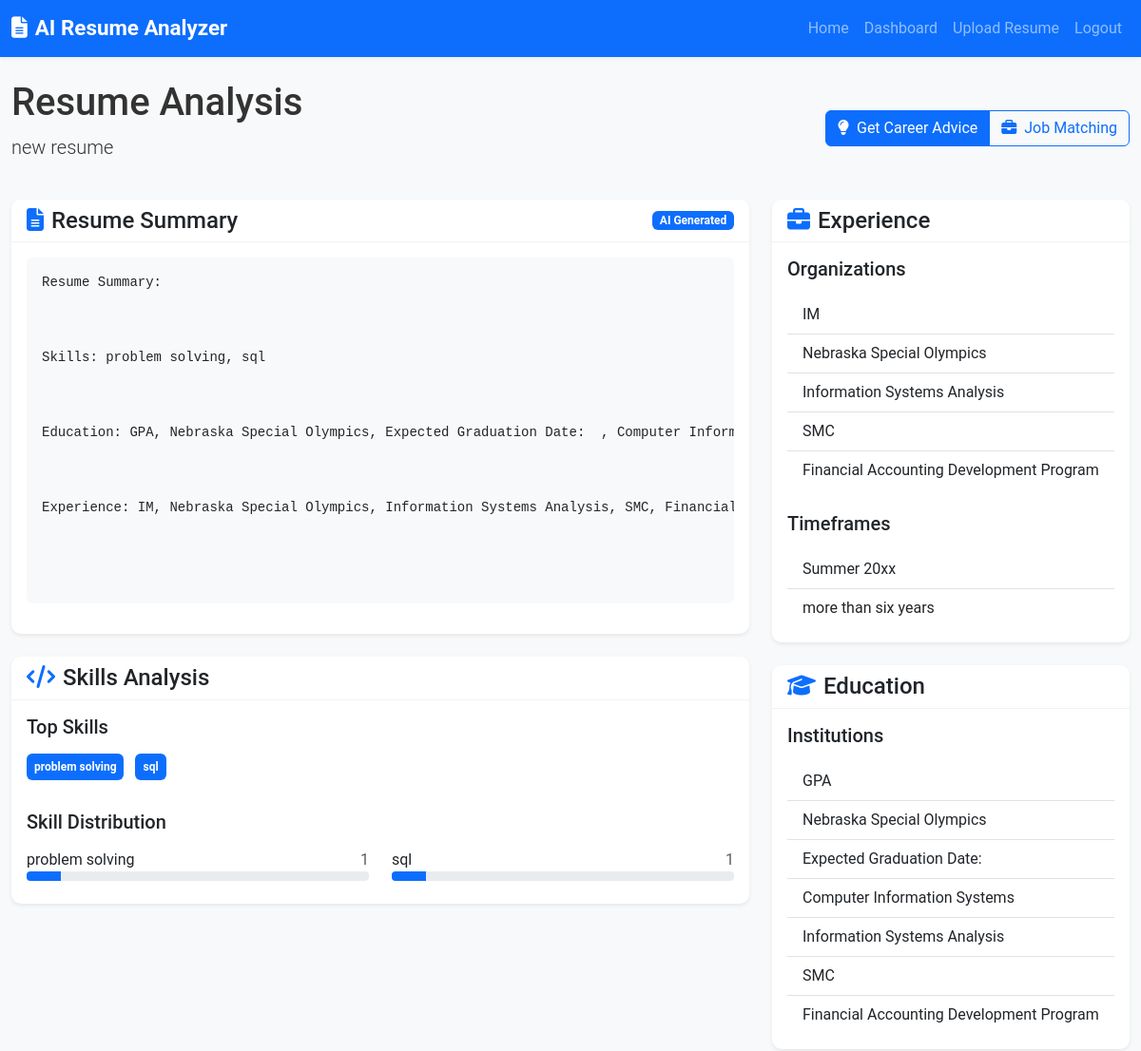
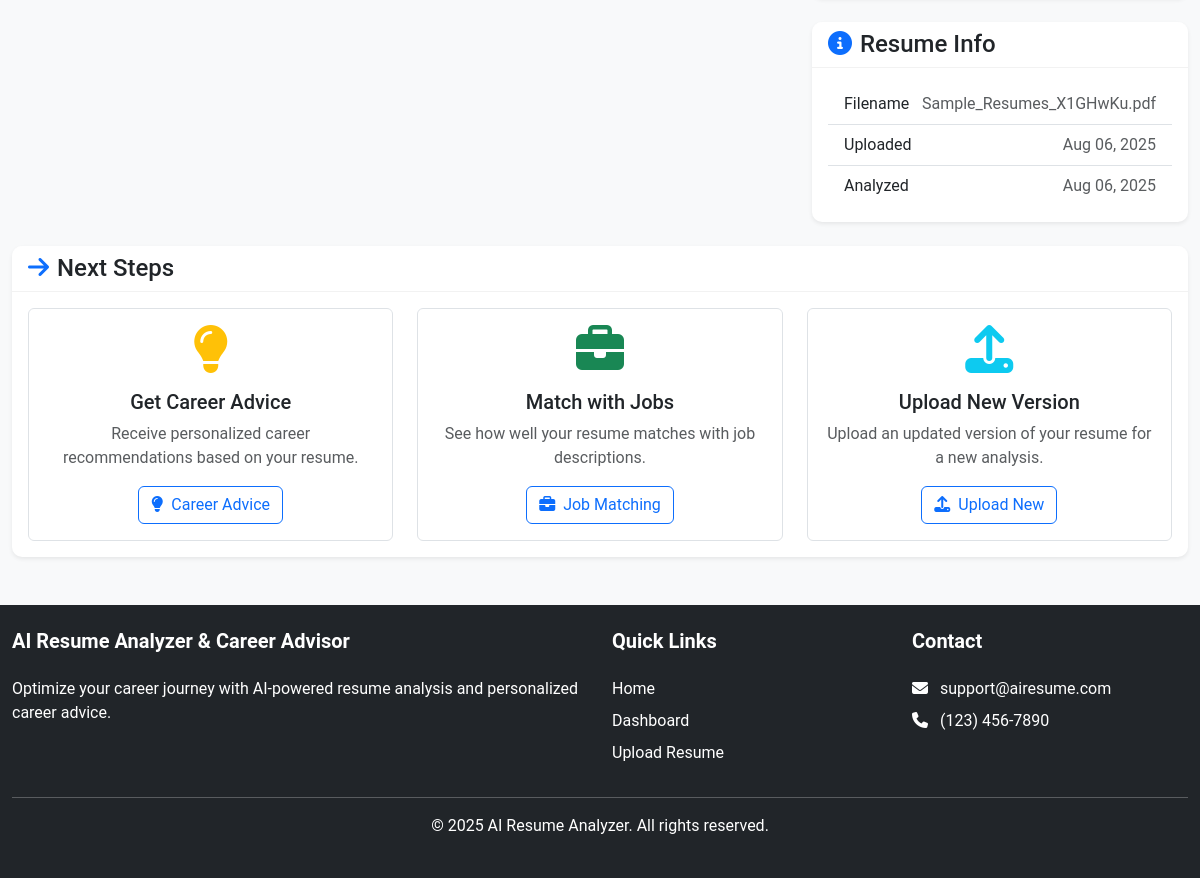
/analyze/2/ (signed in), run on the app's committed database (2 pictures, top to bottom).
### resume_app/models.py (models this page shows, shortened)
class Resume(models.Model):
    user = models.ForeignKey(User, on_delete=models.CASCADE, related_name='resumes')
    title = models.CharField(max_length=255)
    file = models.FileField(upload_to=resume_upload_path)
    uploaded_at = models.DateTimeField(auto_now_add=True)
    def filename(self):
        return os.path.basename(self.file.name)

class ResumeAnalysis(models.Model):
    resume = models.OneToOneField(Resume, on_delete=models.CASCADE, related_name='analysis')
    skills = models.JSONField(default=dict)
    experience = models.JSONField(default=dict)
    education = models.JSONField(default=dict)
    summary = models.TextField(blank=True, null=True)
    analyzed_at = models.DateTimeField(auto_now_add=True)

### resume_app/views.py (the view)
# urls.py: path('analyze/<int:resume_id>/', views.analyze_resume, name='analyze_resume'),
@login_required
def analyze_resume(request, resume_id):
    resume = get_object_or_404(Resume, id=resume_id, user=request.user)
    try:
        analysis = resume.analysis
        return render(request, 'resume_app/analysis_results.html', {
            'resume': resume,
            'analysis': analysis
        })
    except ResumeAnalysis.DoesNotExist:
        try:
            file_path = resume.file.path
            parser = ResumeParser()
            analysis_results = parser.parse_resume(file_path)
            analysis = ResumeAnalysis.objects.create(
                resume=resume,
                skills=analysis_results['skills'],
                education=analysis_results['education'],
                experience=analysis_results['experience'],
                summary=analysis_results['summary']
            )
            messages.success(request, 'Resume analyzed successfully!')
            return render(request, 'resume_app/analysis_results.html', {
                'resume': resume,
                'analysis': analysis
            })
        except Exception as e:
            messages.error(request, f'Error analyzing resume: {str(e)}')
            return redirect('resume_app:upload_resume')

### resume_app/templates/resume_app/analysis_results.html (shortened to what this page needs)
{% extends 'resume_app/base.html' %}
{% block content %}
<div class="row mb-4">
    <div class="col-md-8">
        <h1 class="mb-2">Resume Analysis</h1>
        <p class="lead">{{ resume.title }}</p>
    </div>
    <div class="col-md-4 text-md-end d-flex align-items-center justify-content-md-end">
        <div class="btn-group">
            <a href="{% url 'resume_app:career_advice' resume.id %}" class="btn btn-primary">
                <i class="fas fa-lightbulb me-2"></i>Get Career Advice
            </a>
            <a href="{% url 'resume_app:job_match' resume.id %}" class="btn btn-outline-primary">
                <i class="fas fa-briefcase me-2"></i>Job Matching
            </a>
        </div>
    </div>
</div>
<div class="row">
    <div class="col-lg-8">
        <div class="card shadow-sm mb-4">
            <div class="card-header bg-white d-flex justify-content-between align-items-center">
                <h4 class="mb-0"><i class="fas fa-file-alt text-primary me-2"></i>Resume Summary</h4>
                <span class="badge bg-primary">AI Generated</span>
            </div>
            <div class="card-body">
                <pre class="bg-light p-3 rounded">{{ analysis.summary|linebreaks }}</pre>
            </div>
        </div>
        <div class="card shadow-sm mb-4">
            <div class="card-header bg-white">
                <h4 class="mb-0"><i class="fas fa-code text-primary me-2"></i>Skills Analysis</h4>
            </div>
            <div class="card-body">
                <h5 class="mb-3">Top Skills</h5>
                <div class="mb-4">
                    {% for skill in analysis.skills.top_skills %}
                    <span class="badge bg-primary me-2 mb-2 p-2">{{ skill }}</span>
                    {% empty %}
                    <p class="text-muted">No skills detected. Consider adding more specific skills to your resume.</p>
                    {% endfor %}
                </div>
                <h5 class="mb-3">Skill Distribution</h5>
                <div class="row">
                    {% for skill, count in analysis.skills.skill_counts.items %}
                    <div class="col-md-6 mb-2">
                        <div class="d-flex justify-content-between">
                            <span>{{ skill }}</span>
                            <span class="text-muted">{{ count }}</span>
                        </div>
                        <div class="progress" style="height: 10px;">
                            <div class="progress-bar" role="progressbar" style="width: {{ count }}0%;" aria-valuenow="{{ count }}" aria-valuemin="0" aria-valuemax="10"></div>
                        </div>
                    </div>
                    {% empty %}
                    <div class="col-12">
                        <p class="text-muted">No skill distribution data available.</p>
                    </div>
                    {% endfor %}
                </div>
            </div>
        </div>
    </div>
    <div class="col-lg-4">
        <div class="card shadow-sm mb-4">
            <div class="card-header bg-white">
                <h4 class="mb-0"><i class="fas fa-briefcase text-primary me-2"></i>Experience</h4>
            </div>
            <div class="card-body">
                {% if analysis.experience.organizations %}
                <h5 class="mb-3">Organizations</h5>
                <ul class="list-group list-group-flush mb-4">
                    {% for org in analysis.experience.organizations %}
                    <li class="list-group-item">{{ org }}</li>
                    {% endfor %}
                </ul>
                {% endif %}
                {% if analysis.experience.dates %}
                <h5 class="mb-3">Timeframes</h5>
                <ul class="list-group list-group-flush">
                    {% for date in analysis.experience.dates %}
                    <li class="list-group-item">{{ date }}</li>
                    {% endfor %}
                </ul>
                {% endif %}
            </div>
        </div>
        <div class="card shadow-sm mb-4">
            <div class="card-header bg-white">
                <h4 class="mb-0"><i class="fas fa-graduation-cap text-primary me-2"></i>Education</h4>
            </div>
            <div class="card-body">
                {% if analysis.education.institutions %}
                <h5 class="mb-3">Institutions</h5>
                <ul class="list-group list-group-flush">
                    {% for institution in analysis.education.institutions %}
                    <li class="list-group-item">{{ institution }}</li>
                    {% endfor %}
                </ul>
                {% else %}
                <div class="alert alert-warning">
                    <i class="fas fa-exclamation-triangle me-2"></i>No education information detected. Consider adding your educational background to your resume.
                </div>
                {% endif %}
            </div>
        </div>
        <div class="card shadow-sm">
            <div class="card-header bg-white">
                <h4 class="mb-0"><i class="fas fa-info-circle text-primary me-2"></i>Resume Info</h4>
            </div>
            <div class="card-body">
                <ul class="list-group list-group-flush">
                    <li class="list-group-item d-flex justify-content-between">
                        <span>Filename</span>
                        <span class="text-muted">{{ resume.filename }}</span>
                    </li>
                    <li class="list-group-item d-flex justify-content-between">
                        <span>Uploaded</span>
                        <span class="text-muted">{{ resume.uploaded_at|date:"M d, Y" }}</span>
                    </li>
                    <li class="list-group-item d-flex justify-content-between">
                        <span>Analyzed</span>
                        <span class="text-muted">{{ analysis.analyzed_at|date:"M d, Y" }}</span>
                    </li>
                </ul>
            </div>
        </div>
    </div>
</div>
<div class="row mt-4">
    <div class="col-12">
        <div class="card shadow-sm">
            <div class="card-header bg-white">
                <h4 class="mb-0"><i class="fas fa-arrow-right text-primary me-2"></i>Next Steps</h4>
            </div>
            <div class="card-body">
                <div class="row text-center">
                    <div class="col-md-4 mb-3 mb-md-0">
                        <div class="p-3 border rounded h-100 d-flex flex-column">
                            <div class="mb-3">
                                <i class="fas fa-lightbulb fa-3x text-warning"></i>
                            </div>
                            <h5>Get Career Advice</h5>
                            <p class="text-muted mb-3">Receive personalized career recommendations based on your resume.</p>
                            <div class="mt-auto">
                                <a href="{% url 'resume_app:career_advice' resume.id %}" class="btn btn-outline-primary">
                                    <i class="fas fa-lightbulb me-2"></i>Career Advice
                                </a>
                            </div>
                        </div>
                    </div>
                    <div class="col-md-4 mb-3 mb-md-0">
                        <div class="p-3 border rounded h-100 d-flex flex-column">
                            <div class="mb-3">
                                <i class="fas fa-briefcase fa-3x text-success"></i>
                            </div>
                            <h5>Match with Jobs</h5>
                            <p class="text-muted mb-3">See how well your resume matches with job descriptions.</p>
                            <div class="mt-auto">
                                <a href="{% url 'resume_app:job_match' resume.id %}" class="btn btn-outline-primary">
                                    <i class="fas fa-briefcase me-2"></i>Job Matching
                                </a>
                            </div>
                        </div>
                    </div>
                    <div class="col-md-4">
                        <div class="p-3 border rounded h-100 d-flex flex-column">
                            <div class="mb-3">
                                <i class="fas fa-upload fa-3x text-info"></i>
                            </div>
                            <h5>Upload New Version</h5>
                            <p class="text-muted mb-3">Upload an updated version of your resume for a new analysis.</p>
                            <div class="mt-auto">
                                <a href="{% url 'resume_app:upload_resume' %}" class="btn btn-outline-primary">
                                    <i class="fas fa-upload me-2"></i>Upload New
                                </a>
                            </div>
                        </div>
                    </div>
                </div>
            </div>
        </div>
    </div>
</div>
{% endblock %}

### resume_app/static/css/style.css (style rules this page uses)
body { font-family: 'Roboto', sans-serif; color: #333; background-color: #f8f9fa; }
.card { border: none; border-radius: 10px; overflow: hidden; transition: transform 0.3s ease, box-shadow 0.3s ease; }
.card-header { font-weight: 600; border-bottom: 1px solid rgba(0, 0, 0, 0.05); }
.progress { height: 8px; border-radius: 4px; }

### data on the page
Resume: title "new resume", filename "Sample_Resumes_X1GHwKu.pdf", uploaded_at "Aug 06, 2025"
ResumeAnalysis: summary "Resume Summary: Skills: problem solving, sql Education: GPA, Nebraska Special Olympics, Expected Graduation Date: , Computer Experience: IM, Nebraska Special Olympics, Information Systems Analysis, SMC,…", analyzed_at "Aug 06, 2025"

### other printed values
{{ skill }} "problem solving" "sql"
{{ count }} "1" "1"
{{ org }} "IM" "Nebraska Special Olympics" "Information Systems Analysis" "SMC" "Financial Accounting Development Program"
{{ date }} "Summer 20xx" "more than six years"
{{ institution }} "GPA" "Nebraska Special Olympics" "Expected Graduation Date:" "Computer Information Systems" "Information Systems Analysis" "SMC" "Financial Accounting Development Program"
